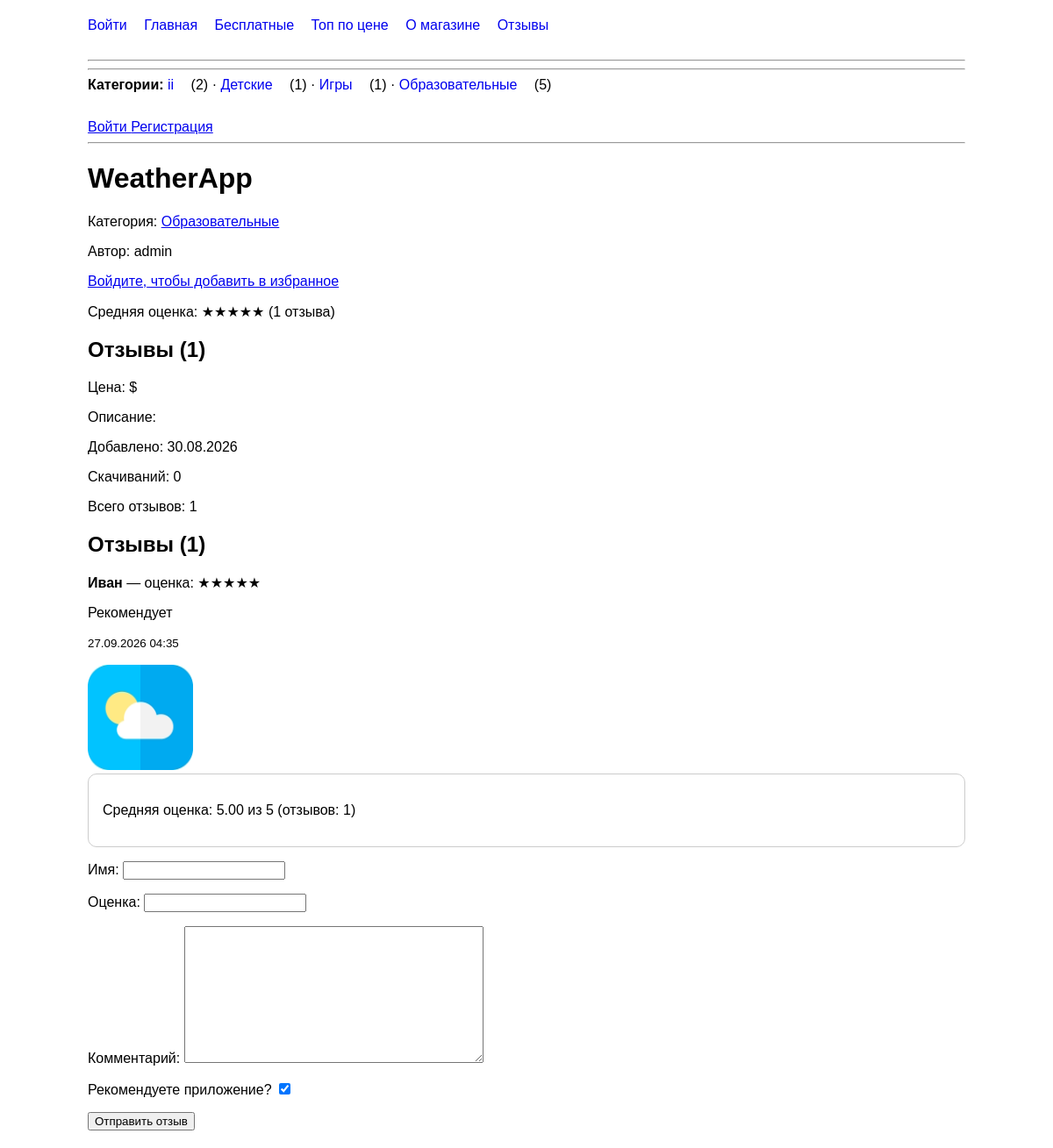
/app/3/WeatherApp/, run on the app's committed database.
### mainapp/models.py (models this page shows, shortened)
class Category(models.Model):
    name = models.CharField(max_length=50)

class App(models.Model):
    name = models.CharField(max_length=200)
    description = models.TextField(blank=True)
    created_at = models.DateTimeField(auto_now_add=True)
    downloads = models.PositiveIntegerField(default=0)
    price = models.DecimalField(
        max_digits=10,
        decimal_places=2,
        default=0,
        validators=[
            MinValueValidator(
                0,
                message='Цена не может быть отрицательной.'
            ),
        ],
    )
    objects = models.Manager.from_queryset(AppQuerySet)()
    category = models.ForeignKey(
        Category,
        on_delete=models.CASCADE,
        null=True,
        blank=True,
        related_name='apps',
    )
    rating_avg = models.DecimalField(
        max_digits=3,
        decimal_places=2,
        default=0,
        editable=False,
    )
    rating_count = models.PositiveIntegerField(
        default=0,
        editable=False,
    )
    icon = models.ImageField(
        upload_to='icons/',
        blank=True,
    )
    author = models.ForeignKey(
        User,
        on_delete=models.SET_NULL,
        null=True,
        blank=True,
        related_name='apps',
    )
    favorited_by = models.ManyToManyField(
        User,
        related_name='favorite_apps',
        blank=True,
    )
    buyers = models.ManyToManyField(
        User,
        through='Purchase',
        related_name='purchased_apps',
        blank=True,
    )

class Review(models.Model):
    name = models.CharField(max_length=100)
    app = models.ForeignKey(App, on_delete=models.CASCADE)
    comment = models.TextField()
    text = models.TextField()
    recommended = models.BooleanField(default=True)
    created_at = models.DateTimeField(auto_now_add=True)
    rating = models.PositiveIntegerField(
        validators=[
            MinValueValidator(
                1,
                message='Оценка не может быть меньше 1.'
            ),
            MaxValueValidator(
                5,
                message='Оценка не может быть больше 5.'
            ),
        ],
    )

### mainapp/views.py (the view)
# urls.py: path('app/<int:app_id>/<str:app_name>/',views.AppDetailView.as_view(),name='app_detail',),
class AppDetailView(DetailView):
    model = App
    template_name = 'mainapp/app_detail.html'
    context_object_name = 'app'
    pk_url_kwarg = 'app_id'
    def get_queryset(self):
        return App.objects.select_related('author', 'category')
    def get_context_data(self, **kwargs):
        context = super().get_context_data(**kwargs)
        app = self.object
        context['reviews'] = app.review_set.order_by('-created_at')
        context['form'] = ReviewForm()
        context['is_favorite'] = (
            self.request.user.is_authenticated
            and app.favorited_by.filter(id=self.request.user.id).exists()
        )
        if self.request.user.is_authenticated:
            context['purchase'] = Purchase.objects.filter(
                user=self.request.user,
                app=app,
            ).first()
        else:
            context['purchase'] = None
        return context

### mainapp/forms.py (shortened to what this page needs)
class ReviewForm(forms.ModelForm):
    class Meta:
        model = Review
        fields = [
            'name',
            'rating',
            'comment',
            'recommended',
        ]
        labels = {
            'name': 'Имя',
            'rating': 'Оценка',
            'comment': 'Комментарий',
            'recommended': 'Рекомендуете приложение?',
        }

### mainapp/context_processors.py (called while the page is built)
def store_menu(request):
    nav_categories = (
        Category.objects
        .annotate(apps_count=Count('apps'))
        .order_by('name')
    )
    return {
        'nav_categories': nav_categories,
    }

### mainapp/templatetags/store_tags.py (called while the page is built)
@register.filter
def stars(value):
    try:
        value = int(value)
    except (TypeError, ValueError):
        return ''
    return '★' * value + '☆' * (5 - value)

### mainapp/templates/mainapp/app_detail.html (shortened to what this page needs)
{% extends 'mainapp/base.html' %}
{% load store_tags %}
{% block content %}
<h1>{{ app.name }}</h1>
<p>
    Категория:
    {% if app.category %}
     <a href="{% url 'mainapp:category_detail' app.category.id app.category.name %}">
    {{ app.category.name }}
    </a>
    {% endif %}
</p>
<p>
    Автор:
    {% if app.author %}
        {{ app.author.username }}
    {% else %}
        не указан
    {% endif %}
</p>
{% if request.user.is_authenticated %}
    <form method="post"
          action="{% url 'mainapp:toggle_favorite' app.id %}"
          style="display:inline;">
        {% csrf_token %}
        {% if is_favorite %}
            <button type="submit">
                Убрать из избранного
            </button>
        {% else %}
            <button type="submit">
                Добавить в избранное
            </button>
        {% endif %}
    </form>
{% else %}
    <a href="{% url 'mainapp:login' %}?next={% url 'mainapp:app_detail' app.id app.name %}">
        Войдите, чтобы добавить в избранное
    </a>
{% endif %}
{% if app.rating_count > 0 %}
    <p>
        Средняя оценка:
            {{ app.rating_avg|stars }}
            ({{ app.rating_count }} отзыва)
    </p>
{% else %}
    <p>Оценок пока нет.</p>
{% endif %}
<h2>Отзывы ({{ app.rating_count }})</h2>
{% if app.price == 0 %}
    <p>Цена: 150.00 $</p>
{% else %}
    <p>Цена: {{ app.get_price_label }} $</p>
{% endif %}
<p>Описание: {{ app.description }}</p>
<p>Добавлено: {{ app.created_at|date:"d.m.Y" }}</p>
<p>Скачиваний: {{ app.downloads }}</p>
<p>Всего отзывов: {{ app.review_set.count }}</p>
<section>
    <h2>Отзывы ({{ reviews|length }})</h2>
        {% for review in reviews %}
        <article>
            <p>
                <strong>{{ review.name }}</strong>
                — оценка: {{ review.rating|stars }}
            </p>
            <p>
                {% if review.recommended %}
                    Рекомендует
                {% else %}
                    Не рекомендует
                {% endif %}
            </p>
            <p>
                <small>{{ review.created_at|date:"d.m.Y H:i" }}</small>
            </p>
        </article>
    {% empty %}
        <p>Отзывов пока нет. Будьте первым!</p>
    {% endfor %}
</section>
{% if app.icon %}
    <img src="{{ app.icon.url }}"
         alt="{{ app.name }}"
         width="120">
{% else %}
    <p>Иконка не загружена.</p>
{% endif %}
<div class="app-card">
{% if app.rating_count > 0 %}
    <p>
        Средняя оценка: {{ app.rating_avg }} из 5
        (отзывов: {{ app.rating_count }})
    </p>
{% else %}
    <p>Оценок пока нет.</p>
{% endif %}
</div>
<p>
    {{ form.name.label_tag }}
    {{ form.name }}
</p>
    <p>
        {{ form.rating.label_tag }}
        {{ form.rating }}
    </p>
    <p>
        {{ form.comment.label_tag }}
        {{ form.comment }}
    </p>
    <p>
        {{ form.recommended.label_tag }}
        {{ form.recommended }}
    </p>
    <button type="submit">
        Отправить отзыв
    </button>
{% endblock %}

### mainapp/templates/mainapp/base.html (shortened to what this page needs)
{% load static %}
<!DOCTYPE html>
<html lang="ru">
<head>
    <link rel="stylesheet" href="{% static 'mainapp/style.css' %}">
</head>
<nav>
    <a href="{% url 'mainapp:login' %}">Войти</a>
    <a href="{% url 'mainapp:home' %}">Главная</a>
    <a href="{% url 'mainapp:free' %}">Бесплатные</a>
    <a href="{% url 'mainapp:top' %}">Топ по цене</a>
    <a href="{% url 'mainapp:about' %}">О магазине</a>
    <a href="{% url 'mainapp:reviews' %}">Отзывы</a>
</nav>
<hr>
<hr>
<nav>
    <strong>Категории:</strong>
    {% for category in nav_categories %}
        <a href="{% url 'mainapp:category_detail' category.id category.name %}">
            {{ category.name }}
        </a>
        ({{ category.apps_count }})
        {% if not forloop.last %}
            ·
        {% endif %}
    {% empty %}
        Категорий пока нет.
    {% endfor %}
</nav>
{% if request.user.is_authenticated %}
    <span>{{ request.user.username }}</span>
    <a href="{% url 'mainapp:my_apps' %}">
        Мои приложения
    </a>
    <a href="{% url 'mainapp:favorites' %}">
        Избранное ({{ request.user.favorite_apps.count }})
    </a>
    <a href="{% url 'mainapp:my_purchases' %}">
    Мои покупки
    </a>
    {% if request.user.is_staff or perms.mainapp.change_app %}
        <a href="{% url 'mainapp:bulk_discount' %}">
            Массовая скидка
        </a>
    {% endif %}
    <form method="post"
          action="{% url 'mainapp:logout' %}"
          style="display:inline;">
        {% csrf_token %}
        <button type="submit">Выйти</button>
    </form>
{% else %}
    <a href="{% url 'mainapp:login' %}">
        Войти
    </a>
    <a href="{% url 'mainapp:register' %}">
        Регистрация
    </a>
{% endif %}
<hr>
{% block content %}
{% endblock %}
</body>
</html>

### mainapp/static/mainapp/style.css (style rules this page uses)
nav { margin-bottom: 30px; }
nav a { margin-right: 15px; text-decoration: none; }
.app-card { border: 1px solid #ccc; padding: 16px; margin-bottom: 15px; border-radius: 10px; }

### data on the page
Category: name "ii", apps_count "2"
Category: name "Детские", apps_count "1"
Category: name "Игры", apps_count "1"
Category: name "Образовательные", apps_count "5"
App: name "WeatherApp", category.name "Образовательные", author.username "admin", rating_avg|stars "★★★★★", rating_count "1", created_at "30.08.2026", downloads "0", review_set.count "1", icon (picture), rating_avg "5.00"
Review: name "Иван", rating|stars "★★★★★", recommended "Рекомендует", created_at "27.09.2026 04:35"

### other printed values
{{ reviews|length }} "1"
